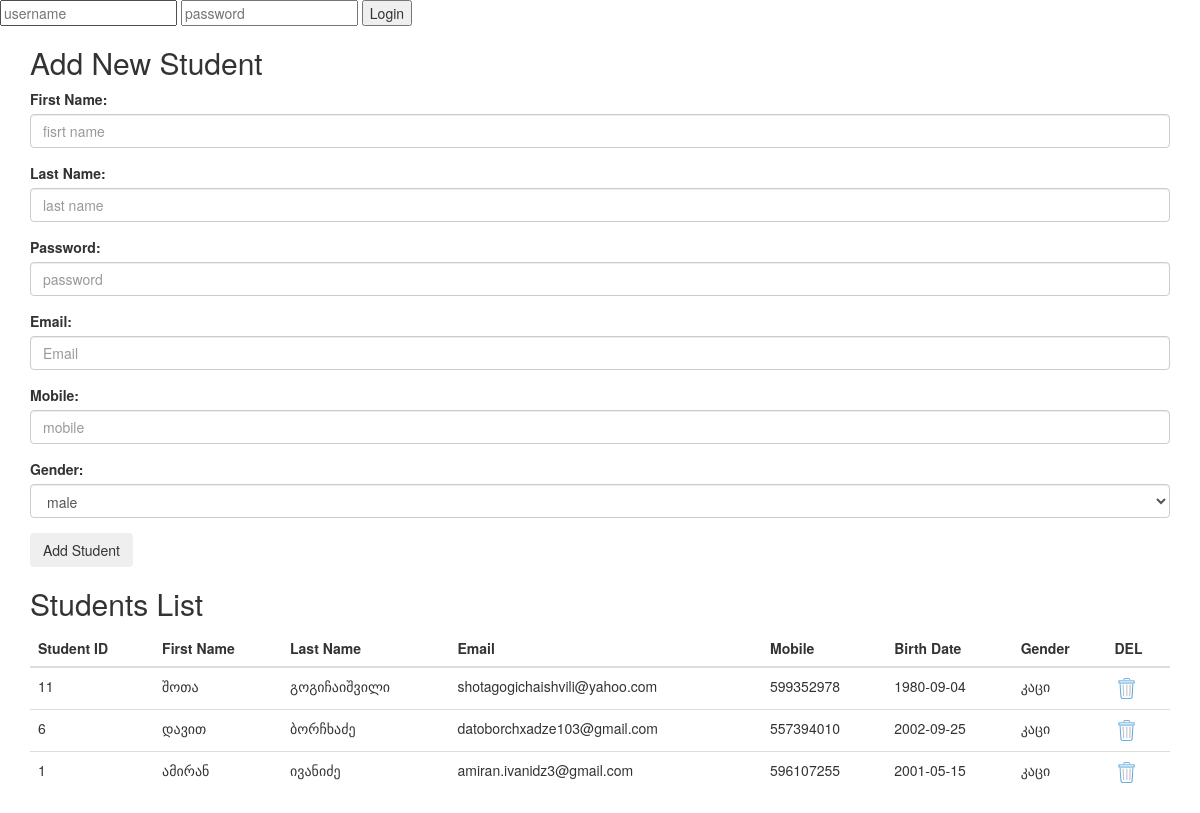
The page / on the database its author committed.
### tables this page shows
CREATE TABLE `students` (
  `id` int(11) NOT NULL,
  `first_name` varchar(100) NOT NULL,
  `last_name` varchar(100) NOT NULL,
  `email` varchar(100) NOT NULL,
  `mobile` varchar(20) NOT NULL,
  `birth_date` date NOT NULL,
  `profession` varchar(100) NOT NULL,
  `gender_id` int(1) NOT NULL,
  `deleted` int(11) NOT NULL,
  `inserted_at` datetime NOT NULL DEFAULT CURRENT_TIMESTAMP
);

CREATE TABLE `gender` (
  `id` int(11) NOT NULL,
  `name` varchar(100) NOT NULL
);

### index.php (the view, shortened to what this page needs)
<?php
include 'conn.php';
				?>
		            <?php
$query = "	SELECT
				students.*,
					gender.name AS gender_name
			FROM students
			INNER JOIN gender ON gender.id = students.gender_id
			WHERE deleted = 0
			ORDER BY id DESC;";
$stmt = $conn -> query($query);
$students = $stmt -> fetchAll();
?><!DOCTYPE html>
<html lang="en">
<head>
	<link rel="stylesheet" href="https://maxcdn.bootstrapcdn.com/bootstrap/3.4.0/css/bootstrap.min.css">
</head>
<body>
<div class="topnav">
  <form action="login.php" method="post">
            <input type="text" name="login_first" placeholder="username">
            <input type="text" name="login_pass" placeholder="password">
            <button type="submit" name="submit_login">Login</button>
          </form>
</div>
	<div class="container">
		<h2>Add New Student</h2>
		<form action="index.php" method="get">
			<div class="form-group">
				<label for="usr">First Name:</label>
				<input type="text" class="form-control" name="first_name" placeholder="fisrt name">
			</div>
			<div class="form-group">
				<label for="usr">Last Name:</label>
				<input type="text" class="form-control" name="last_name" placeholder="last name">
			</div>
			<div class="form-group">
				<label for="usr">Password:</label>
				<input type="password" class="form-control" name="password" placeholder="password">
			</div>
			<div class="form-group">
				<label for="email">Email:</label>
				<input type="text" class="form-control" name="email" id="email" placeholder="Email">
			</div>
			<div class="form-group">
				<label for="usr">Mobile:</label>
				<input type="text" class="form-control" name="mobile" placeholder="mobile">
			</div>
			<div class="form-group">
				<label for="gender">Gender:</label>
				<select class="form-control" name="gender">
					<option value="1">male</option>
				</select>
			</div>
			 <button type="submit" class="btn">Add Student</button>
		</form>
		<h2>Students List</h2>
		<table class="table table-hover">
			<thead>
				<tr>
					<th>Student ID</th>
					<th>First Name</th>
					<th>Last Name</th>
					<th>Email</th>
					<th>Mobile</th>
					<th>Birth Date</th>
					<th>Gender</th>
					<th>DEL</th>
				</tr>
			</thead>
			<tbody>
				<?php
				foreach ($students as $student) {
					?>
					<tr>
					<td><?php echo $student['id'] ?></td>
					<td><?php echo $student['first_name'] ?></td>
					<td><?=$student['last_name']?></td>
					<td><?=$student['email']?></td>
					<td><?=$student['mobile']?></td>
					<td><?=$student['birth_date']?></td>
					<td><?=$student['gender_name']?></td>
					<td>
						<a href="?action=delete&student_id=<?=$student['id']?>">
							<img style="width: 25px; cursor: pointer;" src="icons/delete.png">
						</a>
					</td>
				</tr>
					<?php
				}
				?>
			</tbody>
		</table>
	</div>
</body>
</html>

### rows shown on the page
students: id "11", first_name "შოთა", last_name "გოგიჩაიშვილი", email "shotagogichaishvili@yahoo.com", mobile "599352978", birth_date "1980-09-04", gender.name "კაცი"
students: id "6", first_name "დავით", last_name "ბორჩხაძე", email "datoborchxadze103@gmail.com", mobile "557394010", birth_date "2002-09-25", gender.name "კაცი"
students: id "1", first_name "ამირან", last_name "ივანიძე", email "amiran.ivanidz3@gmail.com", mobile "596107255", birth_date "2001-05-15", gender.name "კაცი"
